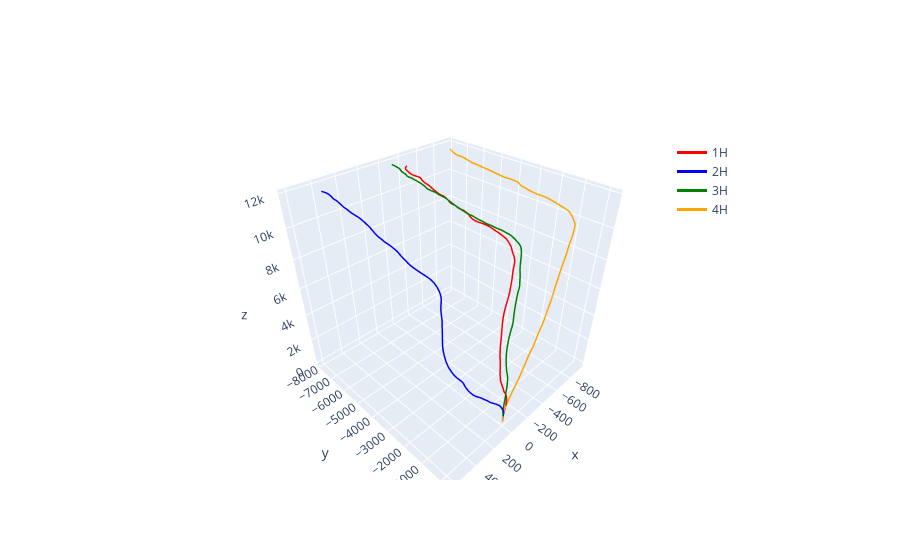

The notebook cell saved with this chart:
### Code cell
viewer3_wellonly = VisualizeModel.DataViewer(plot_objects=[well_plot])
viewer3_wellonly.draw()

### Figure 1 — Plotly figure (JSON) as saved in the notebook; plotly's stock layout.template omitted (floating-point values rounded to 4 significant figures; data arrays with more than 128 entries replaced by an {"elided": "..."} marker saying what was removed)
{"data": [{"line": {"color": "red", "width": 3}, "mode": "lines", "name": "1H", "type": "scatter3d", "x": {"elided": "150 mixed values"}, "y": {"elided": "150 mixed values"}, "z": {"elided": "150 mixed values"}}, {"line": {"color": "blue", "width": 3}, "mode": "lines", "name": "2H", "type": "scatter3d", "x": {"elided": "150 mixed values"}, "y": {"elided": "150 mixed values"}, "z": {"elided": "150 mixed values"}}, {"line": {"color": "green", "width": 3}, "mode": "lines", "name": "3H", "type": "scatter3d", "x": {"elided": "154 mixed values"}, "y": {"elided": "154 mixed values"}, "z": {"elided": "154 mixed values"}}, {"line": {"color": "orange", "width": 3}, "mode": "lines", "name": "4H", "type": "scatter3d", "x": {"elided": "151 mixed values"}, "y": {"elided": "151 mixed values"}, "z": {"elided": "151 mixed values"}}], "layout": {"legend": {"x": 0.8, "xanchor": "left", "y": 0.9, "yanchor": "top"}}}
